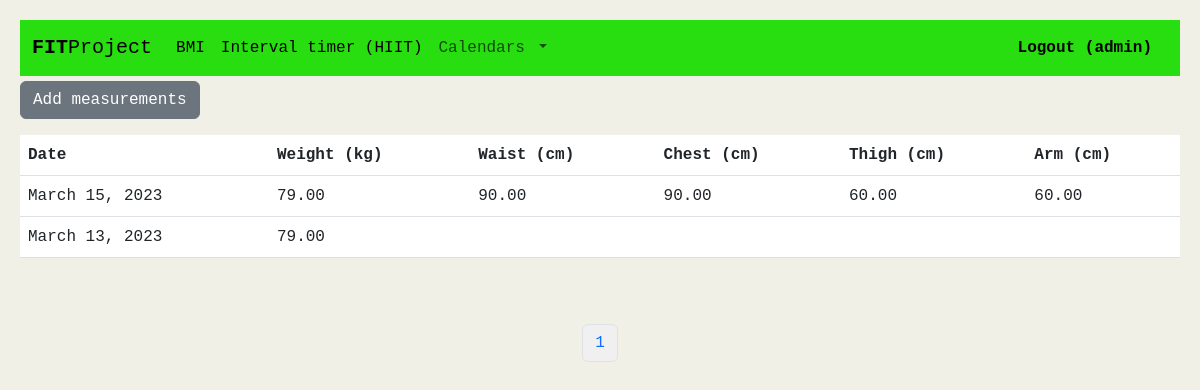
Screenshot of /measurements (signed in) with the database file from the repository.
### fit/models.py (models this page shows, shortened)
class User(AbstractUser):
    id = models.AutoField(primary_key=True)
    def __str__(self):
        return f"{self.username}"

class Measurement(models.Model):
    id = models.AutoField(primary_key=True)
    user = models.ForeignKey(User, on_delete=models.CASCADE)
    weight = models.DecimalField(max_digits=10, decimal_places=2, blank=True, null=True)
    waist = models.DecimalField(max_digits=10, decimal_places=2, blank=True, null=True)
    chest = models.DecimalField(max_digits=10, decimal_places=2, blank=True, null=True)
    thigh = models.DecimalField(max_digits=10, decimal_places=2, blank=True, null=True)
    arm = models.DecimalField(max_digits=10, decimal_places=2, blank=True, null=True)
    date= models.DateField()
    notes = models.CharField(max_length=200, blank=True, null=True)

### fit/views.py (the view)
# urls.py: path("measurements", views.measurements, name="measurements"),
def measurements(request):
    if request.method == "POST":
        form = MeasurementForm(request.POST)
        if form.is_valid():
            date = form.cleaned_data["Date"]
            weight = form.cleaned_data["Weight"]
            waist = form.cleaned_data["Waist"]
            chest = form.cleaned_data["Chest"]
            thigh = form.cleaned_data["Thigh"]
            arm = form.cleaned_data["Arm"]
            notes = form.cleaned_data["Notes"]
            notes = notes.replace("\n", "<br>")
            new_measurement = Measurement(user=request.user, date=date, weight=weight, waist=waist,
            chest=chest, thigh=thigh, arm=arm, notes=notes)
            new_measurement.save()
            return HttpResponseRedirect(reverse("measurements"))
        else:
            return HttpResponseRedirect(reverse("measurements"))
    else:
        try:
            user_measurements = Measurement.objects.filter(user=request.user).order_by('-date')
        except TypeError:
            return render(request, "fit/login.html", {
                "message": "Required to log in"
            })
        paginator = Paginator(user_measurements, 30)
        page_number = request.GET.get('page')
        user_measurements = paginator.get_page(page_number)
        return render(request, "fit/measurements.html", {
            "add": MeasurementForm(),
            "user_measurements": user_measurements
        })

### fit/templates/fit/measurements.html (shortened to what this page needs)
{% extends "fit/layout.html" %}
{% load static %}
{% block body %}
<p>
    <td><button id="add" type="button" class="btn btn-secondary" style="margin-top: 5px;">Add measurements</button></td>
</p>
<table id="measurements_table" class="table">
    <thead>
      <tr>
        <th scope="col">Date</th>
        <th scope="col">Weight (kg)</th>
        <th scope="col">Waist (cm)</th>
        <th scope="col">Chest (cm)</th>
        <th scope="col">Thigh (cm)</th>
        <th scope="col">Arm (cm)</th>
      </tr>
    </thead>
    <tbody>
        {% for measurement in user_measurements %}
      <tr data-id="{{ measurement.id }}">
        <td data-id="{{ measurement.id }}" class="link">{{ measurement.date }}</td>
        <td data-id="{{ measurement.id }}" class="link">{{ measurement.weight }}</td>
        <td data-id="{{ measurement.id }}"class="link">{% if measurement.waist %}{{ measurement.waist }}{% endif %}</td>
        <td data-id="{{ measurement.id }}"class="link">{% if measurement.chest %}{{ measurement.chest }}{% endif %}</td>
        <td data-id="{{ measurement.id }}"class="link">{% if measurement.thigh %}{{ measurement.thigh }}{% endif %}</td>
        <td data-id="{{ measurement.id }}"class="link">{% if measurement.arm %}{{ measurement.arm }}{% endif %}</td>
      </tr>
      {% endfor %}
    </tbody>
  </table>
  <nav aria-label="Page navigation example" style="padding: 50px;">
    <ul class="pagination justify-content-center">
        <li class="page-item"><a class="page-link">{{ user_measurements.number }}</a></li>
</ul>
</nav>
{% endblock %}

### fit/templates/fit/layout.html (shortened to what this page needs)
{% load static %}
<!DOCTYPE html>
<html lang="en">
    <head>
        <link href="https://cdn.jsdelivr.net/npm/bootstrap@5.3.0-alpha1/dist/css/bootstrap.min.css" rel="stylesheet">
        <link href="{% static 'fit/styles.css' %}" rel="stylesheet">
    </head>
    <body>
        <nav class="navbar navbar-expand-lg navbar-light", style="background-color: #28de10;">
            <div class="container-fluid">
              <a class="navbar-brand" href="{% url 'index' %}"><b>FIT</b>Project</a>
              <div class="collapse navbar-collapse" id="navbarSupportedContent">
                <ul class="navbar-nav me-auto mb-2 mb-lg-0">
                  <li class="nav-item">
                    <a class="nav-link active" aria-current="page" href="{% url 'bmi' %}">BMI</a>
                  </li>
                  <li class="nav-item">
                    <a class="nav-link active" aria-current="page" href="{% url 'interval' %}">Interval timer (HIIT)</a>
                  </li>
                  <li class="nav-item dropdown">
                    <a class="nav-link dropdown-toggle" href="#" id="navbarDropdown" role="button" data-bs-toggle="dropdown" aria-expanded="false">
                      Calendars
                    </a>
                  </ul>
                    <ul class="nav justify-content-end">
                    {% if user.is_authenticated %}
                    <li class="nav-item">
                      <a class="nav-link" href="{% url 'logout' %}" style="color: black"><b>Logout ({{ user }})</b></a>
                    </li>
                    {% endif %}
                </ul>
              </div>
            </div>
          </nav>
        {% block body %}
        {% endblock %}
    </body>
</html>

### fit/static/fit/styles.css (style rules this page uses)
.link { cursor: pointer; }
body { background-color: rgba(240, 240, 230); padding: 20px; font-family: monospace; }
.page-link { background-color: rgba(240, 240, 240); }
table { background-color: rgba(230, 230, 230); }

### rows the page displays
User: username "admin"
Measurement: date "March 15, 2023", weight "79.00", waist "90.00", chest "90.00", thigh "60.00", arm "60.00"
Measurement: date "March 13, 2023", weight "79.00"

### other values shown
{{ user_measurements.number }} "1"
